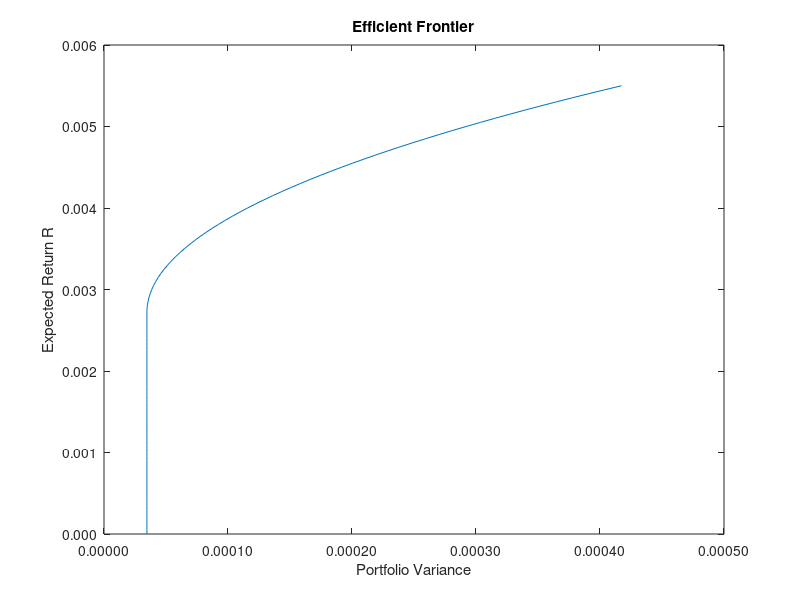

This figure's MATLAB source:
% ==============================================================================
% Name  : Dustin Kut Moy Cheung
% ID    : 996881147
% Course: Financial Engineering (APS-502)
% Title : Project Part 2
% ==============================================================================
clear all;

% ------------------------------------------------------------------------------
% Adjusted Closing prices :: expected returns generated from LibreOffice Math
% ------------------------------------------------------------------------------
spy = [
    -0.0352483227
    0.0455158044
    0.008295464
    0.0069515186
    0.0232063914
    0.0206448697
    -0.0134375846
    0.0394635655
    -0.0137963004
    0.0235509705
    0.0274719109
    -0.0025366163
    -0.0296292482
    0.0562045982
    -0.0157057063
    0.009833898
    0.0128561381
    -0.0203120824
    0.0225892458
    -0.0609501536
    -0.0255158707
    0.0850596726
    0.0036551785
    -0.0172825294
];

govt = [
    0.0123457395
    0.0029702447
    -0.0040195303
    0.0075083362
    0.0079059626
    -0.0018923266
    -0.0010096032
    0.0119361328
    -0.0066039772
    0.0102028058
    0.0086720256
    -0.0014622618
    0.0294234356
    -0.0174393929
    0.0060267439
    -0.0060748817
    -0.0031570803
    -0.0087163029
    0.0106425248
    -0.0008719184
    0.0090541481
    -0.0028366822
    -0.0039950914
    -0.0025455368
];

eemv = [
    -0.0813593364
    0.0358743423
    0.031746061
    0.0181818904
    0.0233515436
    0.0199067505
    0.0096554243
    0.0323165835
    -0.0448810344
    0.0127090293
    -0.0213011831
    -0.0300607959
    0.0118311777
    0.0253053815
    0.0044255541
    0.0545670211
    -0.034709929
    -0.0299482017
    -0.0379680316
    -0.0830780436
    -0.0208334163
    0.0505821098
    -0.0389759353
    -0.0197255554
];
% ------------------------------------------------------------------------------
% Calculate standard deviation, and co-variance of the 3 assets
% ------------------------------------------------------------------------------

% time period T is 24
arith_avg_spy  = sum(spy)  / 24;
arith_avg_govt = sum(govt) / 24;
arith_avg_eemv = sum(eemv) / 24;

% ===== Expected return ========================================================
expected_return_spy =  prod(1 + spy)  .^ (1 / 24) - 1;
expected_return_govt = prod(1 + govt) .^ (1 / 24) - 1;
expected_return_eemv = prod(1 + eemv) .^ (1 / 24) - 1;

% ===== Standard Deviation =====================================================
std_spy  = std(spy);
std_govt = std(govt);
std_eemv = std(eemv);

% ===== Co-variance ============================================================
covariance_spy_govt  = sum((spy - arith_avg_spy)   .* (govt - arith_avg_govt)) / 24;
covariance_spy_eemv  = sum((spy - arith_avg_spy)   .* (eemv - arith_avg_eemv)) / 24;
covariance_govt_eemv = sum((govt - arith_avg_govt) .* (eemv - arith_avg_eemv)) / 24;
covariance_spy_spy   = sum((spy - arith_avg_spy)   .* (spy - arith_avg_spy))   / 24;
covariance_govt_govt = sum((govt - arith_avg_govt) .* (govt - arith_avg_govt)) / 24;
covariance_eemv_eemv = sum((eemv - arith_avg_eemv) .* (eemv - arith_avg_eemv)) / 24;

% ==== Generate MVO Optimization ===============================================
Q = [covariance_spy_spy covariance_spy_govt covariance_spy_eemv
     covariance_spy_govt covariance_govt_govt covariance_govt_eemv
     covariance_spy_eemv covariance_govt_eemv covariance_eemv_eemv];

% x1, x2, x3 coefficients only
c = [0 0 0]';

% Set less or equal
A = -[expected_return_spy expected_return_govt expected_return_eemv];

Aeq = [1 1 1];
beq = [1];

ub = [inf; inf; inf];

% no short-selling
lb = [0; 0; 0];

x_axis = [];
y_axis_R = [];
y_axis = [];
weight_spy = [];
weight_govt = [];
weight_eemv = [];

for m = 0:0.00005:0.0055
    b = -[m];
    [x, fval] = quadprog(Q, c, A, b, Aeq, beq, lb, ub);

    weight_spy = [weight_spy; x(1)];
    weight_govt = [weight_govt; x(2)];
    weight_eemv = [weight_eemv; x(3)];

    expected_return = [expected_return_spy expected_return_govt expected_return_eemv] * x;

    x_axis = [x_axis; fval];
    y_axis = [y_axis; expected_return];
    y_axis_R = [y_axis_R; m];
end

plot(x_axis, y_axis_R);
title('Efficient Frontier');
ylabel('Expected Return R');
xlabel('Portfolio Variance');

tix=get(gca,'xtick')';
set(gca,'xticklabel',num2str(tix,'%.5f'))

tiy=get(gca,'ytick')';
set(gca,'yticklabel',num2str(tiy,'%.3f'))
